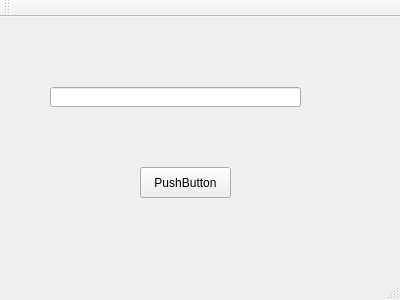
<?xml version="1.0" encoding="UTF-8"?>
<ui version="4.0">
 <class>MainWindow</class>
 <widget class="QMainWindow" name="MainWindow">
  <property name="geometry">
   <rect>
    <x>0</x>
    <y>0</y>
    <width>400</width>
    <height>300</height>
   </rect>
  </property>
  <property name="windowTitle">
   <string>MainWindow</string>
  </property>
  <widget class="QWidget" name="centralWidget">
   <widget class="QLineEdit" name="lineEdit">
    <property name="geometry">
     <rect>
      <x>50</x>
      <y>70</y>
      <width>251</width>
      <height>20</height>
     </rect>
    </property>
   </widget>
   <widget class="QPushButton" name="button1">
    <property name="geometry">
     <rect>
      <x>140</x>
      <y>150</y>
      <width>91</width>
      <height>31</height>
     </rect>
    </property>
    <property name="text">
     <string>PushButton</string>
    </property>
   </widget>
  </widget>
  <widget class="QMenuBar" name="menuBar">
   <property name="geometry">
    <rect>
     <x>0</x>
     <y>0</y>
     <width>400</width>
     <height>21</height>
    </rect>
   </property>
  </widget>
  <widget class="QToolBar" name="mainToolBar">
   <attribute name="toolBarArea">
    <enum>TopToolBarArea</enum>
   </attribute>
   <attribute name="toolBarBreak">
    <bool>false</bool>
   </attribute>
  </widget>
  <widget class="QStatusBar" name="statusBar"/>
 </widget>
 <layoutdefault spacing="6" margin="11"/>
 <resources/>
 <connections/>
</ui>
